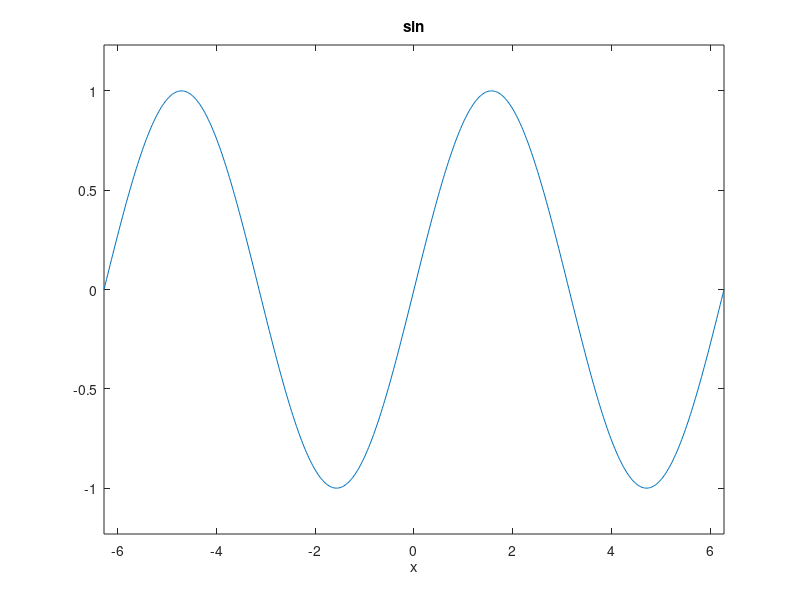

The MATLAB script that drew this image:

% Copyright 2007 The MathWorks, Inc.

%% What is fh?
fh = @sin

%%
% Call like any other function
fh(pi/4)

fh(pi/4) - sin(pi/4)

%%
% Pass as input to other functions ("fun-funs")
ezplot(fh)
